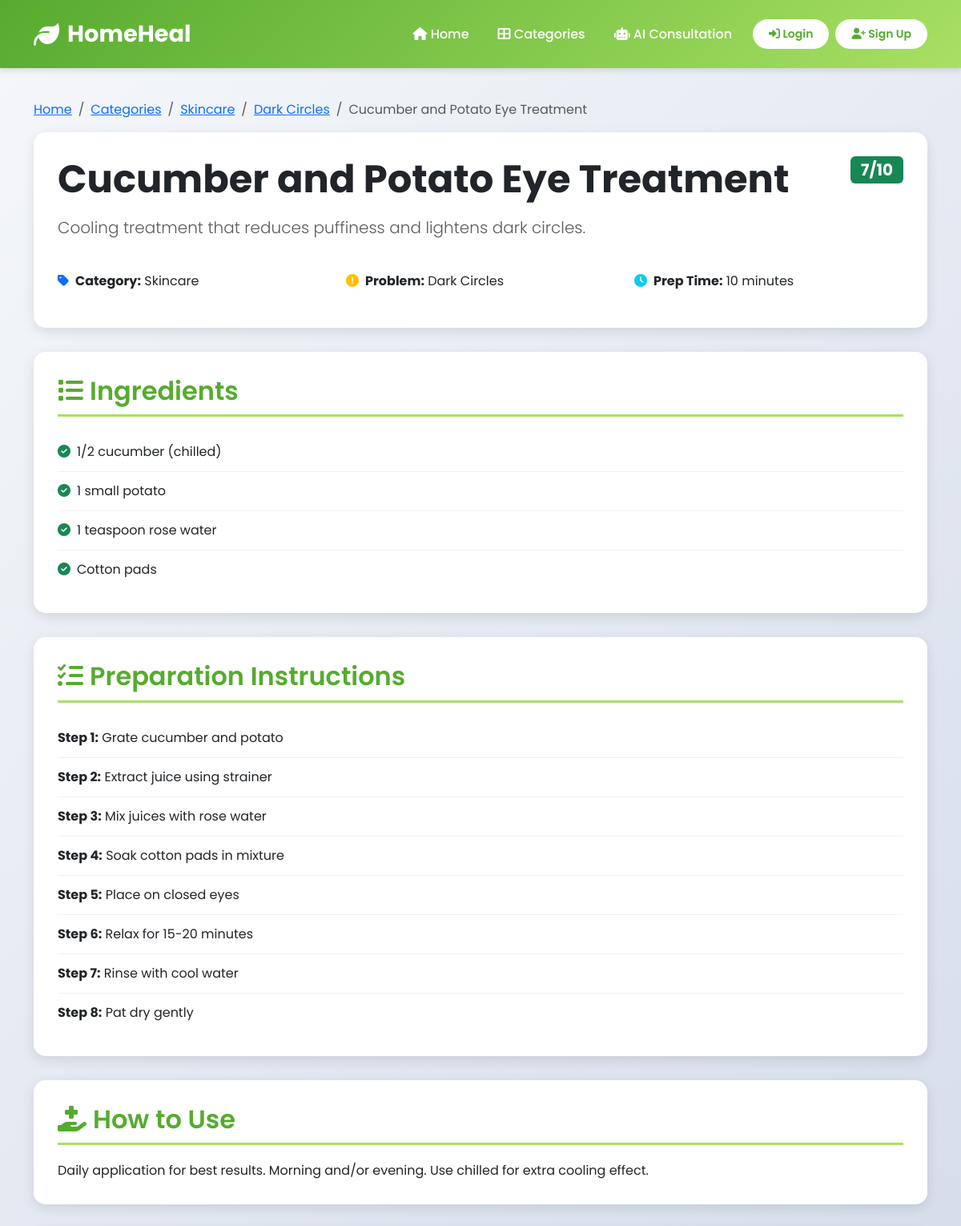
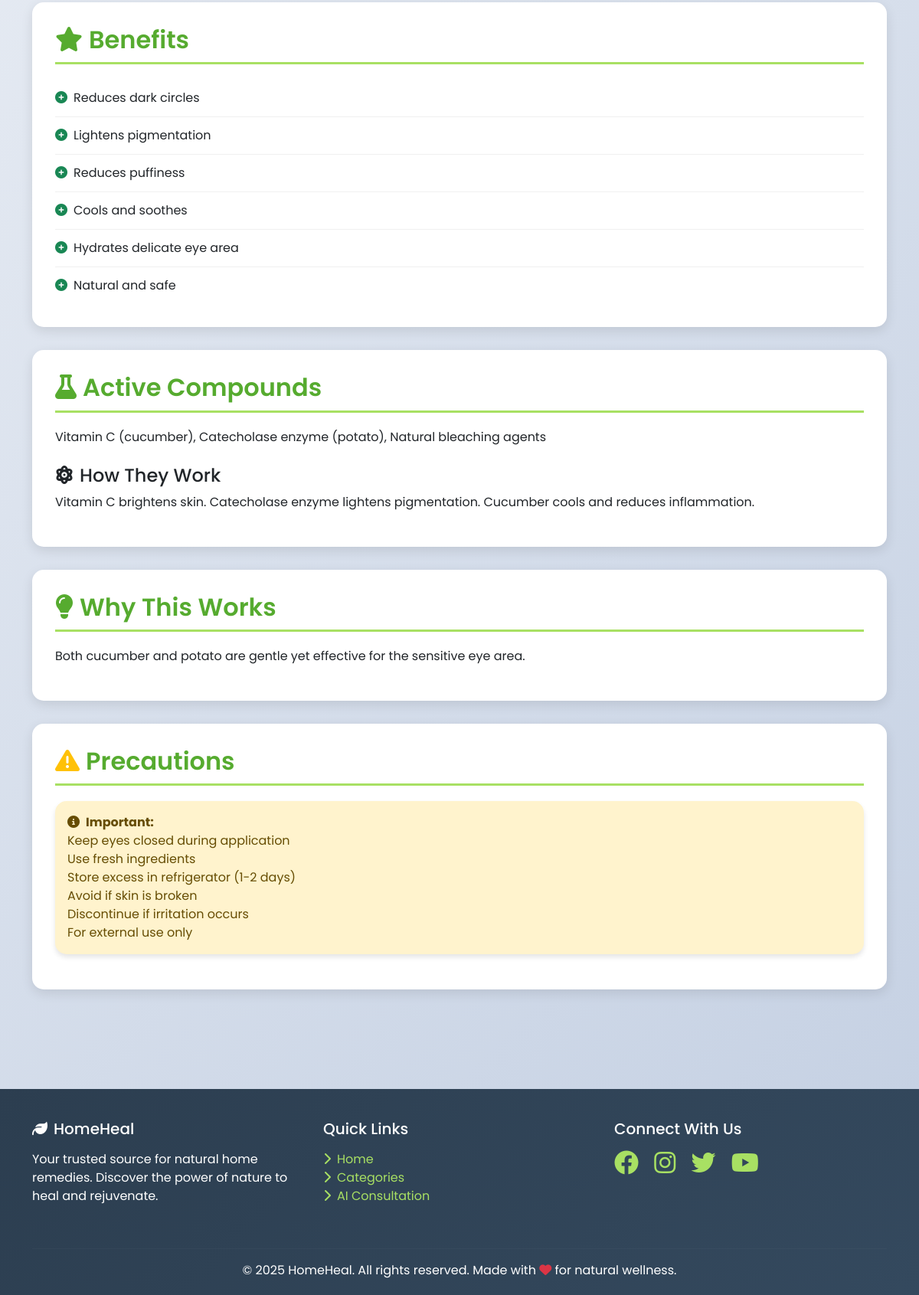
Screenshot of /remedy/5/ with the database file from the repository (2 pictures, top to bottom).
### remedies/models.py (models this page shows, shortened)
class Remedy(models.Model):
    problem = models.ForeignKey(Problem, on_delete=models.CASCADE, related_name='remedies')
    title = models.CharField(max_length=200)
    description = models.TextField()
    ingredients = models.TextField(help_text="List ingredients line by line")
    instructions = models.TextField(help_text="Step by step instructions")
    usage = models.TextField(help_text="How to use and frequency")
    benefits = models.TextField(help_text="Benefits of this remedy")
    chemicals = models.TextField(blank=True, help_text="Active chemical compounds")
    reactions = models.TextField(blank=True, help_text="How chemicals react")
    importance = models.TextField(blank=True, help_text="Why this remedy works")
    precautions = models.TextField(help_text="Warnings and precautions")
    preparation_time = models.CharField(max_length=50, blank=True)
    effectiveness_rating = models.IntegerField(default=5, help_text="Rate 1-10")
    created_at = models.DateTimeField(auto_now_add=True)
    updated_at = models.DateTimeField(auto_now=True)
    class Meta:
        verbose_name_plural = "Remedies"
        ordering = ['-effectiveness_rating', 'title']

class Problem(models.Model):
    category = models.ForeignKey(Category, on_delete=models.CASCADE, related_name='problems')
    name = models.CharField(max_length=100)
    description = models.TextField(blank=True)
    slug = models.SlugField()
    severity_choices = [
        ('mild', 'Mild'),
        ('moderate', 'Moderate'),
        ('severe', 'Severe')
    ]
    severity = models.CharField(max_length=20, choices=severity_choices, default='mild')
    created_at = models.DateTimeField(auto_now_add=True)
    class Meta:
        ordering = ['category', 'name']
        unique_together = ['category', 'slug']

class Category(models.Model):
    name = models.CharField(max_length=50)
    description = models.TextField(blank=True)
    icon = models.CharField(max_length=50, blank=True)  # For Font Awesome icons
    slug = models.SlugField(unique=True)
    created_at = models.DateTimeField(auto_now_add=True)
    class Meta:
        verbose_name_plural = "Categories"
        ordering = ['name']

### remedies/views.py (the view)
# urls.py: path('remedy/<int:remedy_id>/', remedy_views.remedy_detail, name='remedy_detail'),
def remedy_detail(request, remedy_id):
    remedy = get_object_or_404(Remedy, id=remedy_id)
    is_favorite = False
    if request.user.is_authenticated:
        is_favorite = UserFavorite.objects.filter(user=request.user, remedy=remedy).exists()
    ingredients_list = [ing.strip() for ing in remedy.ingredients.split('\n') if ing.strip()]
    instructions_list = [inst.strip() for inst in remedy.instructions.split('\n') if inst.strip()]
    benefits_list = [ben.strip() for ben in remedy.benefits.split('\n') if ben.strip()]
    context = {
        'remedy': remedy,
        'is_favorite': is_favorite,
        'ingredients_list': ingredients_list,
        'instructions_list': instructions_list,
        'benefits_list': benefits_list,
    }
    return render(request, 'remedies/remedy_detail.html', context)

### templates/remedies/remedy_detail.html (shortened to what this page needs)
{% extends 'base.html' %}
{% block content %}
<div class="container">
    <nav aria-label="breadcrumb">
        <ol class="breadcrumb">
            <li class="breadcrumb-item"><a href="{% url 'home' %}">Home</a></li>
            <li class="breadcrumb-item"><a href="{% url 'categories' %}">Categories</a></li>
            <li class="breadcrumb-item"><a href="{% url 'category_detail' remedy.problem.category.slug %}">{{ remedy.problem.category.name }}</a></li>
            <li class="breadcrumb-item"><a href="{% url 'problem_detail' remedy.problem.category.slug remedy.problem.slug %}">{{ remedy.problem.name }}</a></li>
            <li class="breadcrumb-item active">{{ remedy.title }}</li>
        </ol>
    </nav>
    <div class="remedy-section">
        <div class="d-flex justify-content-between align-items-start mb-4">
            <div>
                <h1 class="display-5 fw-bold mb-3">{{ remedy.title }}</h1>
                <p class="lead text-muted">{{ remedy.description }}</p>
            </div>
            <div class="text-end">
                <div class="mb-2">
                    <span class="badge bg-success fs-5">{{ remedy.effectiveness_rating }}/10</span>
                </div>
            </div>
        </div>
        <div class="row">
            <div class="col-md-4">
                <p><i class="fas fa-tag me-2 text-primary"></i><strong>Category:</strong> {{ remedy.problem.category.name }}</p>
            </div>
            <div class="col-md-4">
                <p><i class="fas fa-exclamation-circle me-2 text-warning"></i><strong>Problem:</strong> {{ remedy.problem.name }}</p>
            </div>
            <div class="col-md-4">
                <p><i class="fas fa-clock me-2 text-info"></i><strong>Prep Time:</strong> {{ remedy.preparation_time|default:"15-20 mins" }}</p>
            </div>
        </div>
    </div>
    <div class="remedy-section">
        <h2 class="section-title"><i class="fas fa-list me-2"></i>Ingredients</h2>
        <div class="row">
            <div class="col-md-12">
                {% for ingredient in ingredients_list %}
                <div class="ingredient-item">
                    <i class="fas fa-check-circle text-success me-2"></i>{{ ingredient }}
                </div>
                {% endfor %}
            </div>
        </div>
    </div>
    <div class="remedy-section">
        <h2 class="section-title"><i class="fas fa-tasks me-2"></i>Preparation Instructions</h2>
        {% for instruction in instructions_list %}
        <div class="instruction-item">
            <strong>Step {{ forloop.counter }}:</strong> {{ instruction }}
        </div>
        {% endfor %}
    </div>
    <div class="remedy-section">
        <h2 class="section-title"><i class="fas fa-hand-holding-medical me-2"></i>How to Use</h2>
        <div style="white-space: pre-line;">{{ remedy.usage }}</div>
    </div>
    <div class="remedy-section">
        <h2 class="section-title"><i class="fas fa-star me-2"></i>Benefits</h2>
        {% for benefit in benefits_list %}
        <div class="benefit-item">
            <i class="fas fa-plus-circle text-success me-2"></i>{{ benefit }}
        </div>
        {% endfor %}
    </div>
    {% if remedy.chemicals %}
    <div class="remedy-section">
        <h2 class="section-title"><i class="fas fa-flask me-2"></i>Active Compounds</h2>
        <p>{{ remedy.chemicals }}</p>
        {% if remedy.reactions %}
        <h4 class="mt-4"><i class="fas fa-atom me-2"></i>How They Work</h4>
        <p>{{ remedy.reactions }}</p>
        {% endif %}
    </div>
    {% endif %}
    {% if remedy.importance %}
    <div class="remedy-section">
        <h2 class="section-title"><i class="fas fa-lightbulb me-2"></i>Why This Works</h2>
        <p>{{ remedy.importance }}</p>
    </div>
    {% endif %}
    <div class="remedy-section">
        <h2 class="section-title"><i class="fas fa-exclamation-triangle me-2 text-warning"></i>Precautions</h2>
        <div class="alert alert-warning">
            <strong><i class="fas fa-info-circle me-2"></i>Important:</strong>
            <div style="white-space: pre-line;">{{ remedy.precautions }}</div>
        </div>
    </div>
</div>
{% endblock %}

### templates/base.html (style rules this page uses)
:root { --primary-color: #2ecc71; --secondary-color: #27ae60; --accent-color: #3498db; --dark-color: #2c3e50; --light-color: #ecf0f1; --gradient-start: #56ab2f; --gradient-end: #a8e063; }
* { margin: 0; padding: 0; box-sizing: border-box; }
body { font-family: 'Poppins', sans-serif; background: linear-gradient(135deg, #f5f7fa 0%, #c3cfe2 100%); min-height: 100vh; }
.alert { border-radius: 15px; border: none; box-shadow: 0 4px 6px rgba(0,0,0,0.1); }

### templates/remedies/remedy_detail.html (style rules this page uses)
.remedy-section { background: white; border-radius: 15px; padding: 30px; margin-bottom: 30px; box-shadow: 0 5px 15px rgba(0,0,0,0.1); }
.section-title { color: var(--gradient-start); font-weight: 600; margin-bottom: 20px; padding-bottom: 10px; border-bottom: 3px solid var(--gradient-end); }
.ingredient-item, .instruction-item, .benefit-item { padding: 12px 0; border-bottom: 1px solid #f0f0f0; }
.ingredient-item:last-child, .instruction-item:last-child, .benefit-item:last-child { border-bottom: none; }

### rows the page displays
Remedy: problem.category.name "Skincare", problem.name "Dark Circles", title "Cucumber and Potato Eye Treatment", description "Cooling treatment that reduces puffiness and lightens dark circles.", effectiveness_rating "7", preparation_time "10 minutes", usage "Daily application for best results. Morning and/or evening. Use chilled for extra cooling effect.", chemicals "Vitamin C (cucumber), Catecholase enzyme (potato), Natural bleaching agents", reactions "Vitamin C brightens skin. Catecholase enzyme lightens pigmentation. Cucumber cools and reduces inflammation.", importance "Both cucumber and potato are gentle yet effective for the sensitive eye area.", precautions "Keep eyes closed during application Use fresh ingredients Store excess in refrigerator (1-2 days) Avoid if skin is broken Discontinue if irritation occurs For external use only"

### other values shown
{{ ingredient }} "1/2 cucumber (chilled)" "1 small potato" "1 teaspoon rose water" "Cotton pads"
{{ instruction }} "Grate cucumber and potato" "Extract juice using strainer" "Mix juices with rose water" "Soak cotton pads in mixture" "Place on closed eyes" "Relax for 15-20 minutes" "Rinse with cool water" "Pat dry gently"
{{ benefit }} "Reduces dark circles" "Lightens pigmentation" "Reduces puffiness" "Cools and soothes" "Hydrates delicate eye area" "Natural and safe"
